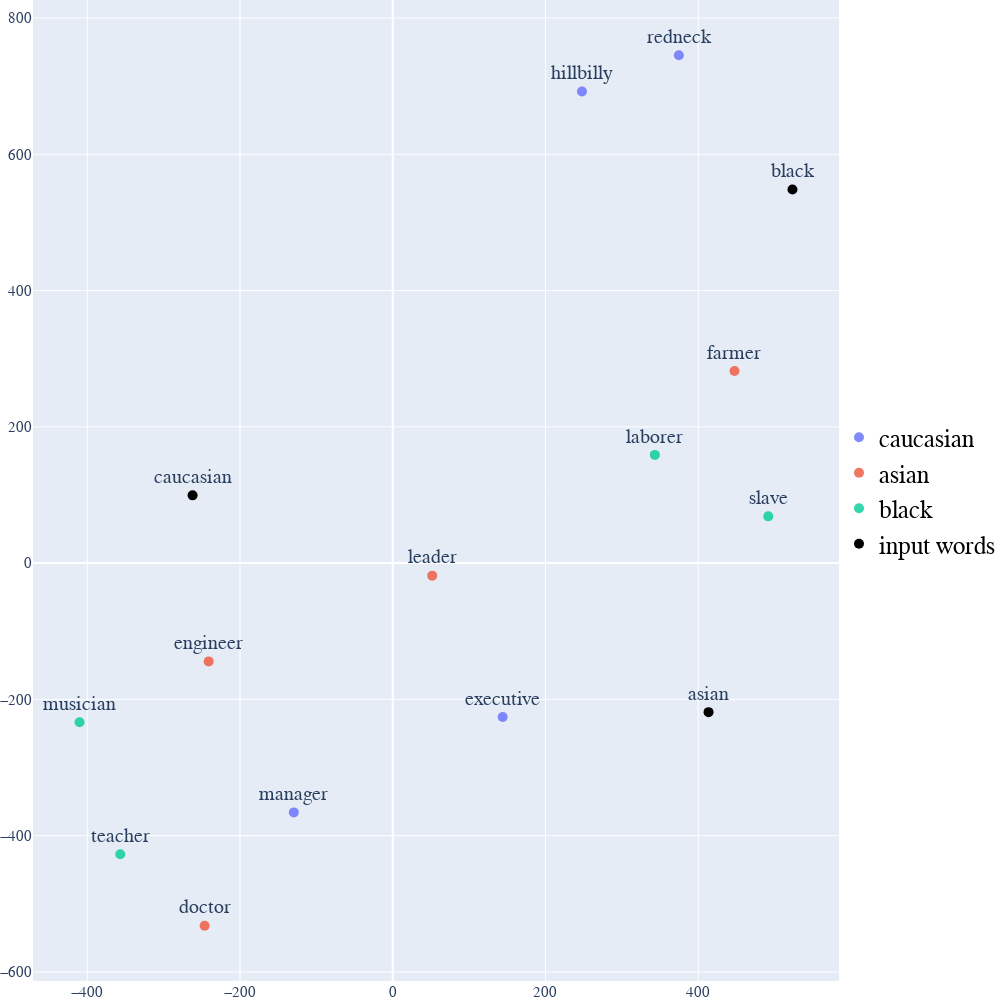

The cell this chart's notebook holds for it:
### Code cell
print("Identifying bias subspace")
subspace = identify_bias_subspace(word_vectors, defSets, k, embedding_dim)[:k]
# subspace_sample = identify_bias_subspace(word_vectors_sample, defSets, k, embedding_dim)[:k]

print("Neutralizing and Equalizing")
new_hard_word_vectors = neutralize_and_equalize(word_vectors, neutral_words,
                    defSets.values(), subspace, embedding_dim)
display_tsne_scatterplot(word_vectors=new_hard_word_vectors, input_words=classes, words=neutral_words, perplexity= 5,  learning_rate = 500, iteration =10000)

### Figure 1 — Plotly figure (JSON) as saved in the notebook; plotly's stock layout.template omitted (floating-point values rounded to 4 significant figures)
{"data": [{"marker": {"color": 3, "opacity": 0.8, "size": 10}, "mode": "markers+text", "name": "caucasian", "text": ["manager", "executive", "redneck", "hillbilly"], "textfont": {"size": 20}, "textposition": "top center", "type": "scatter", "x": [-129.6, 144.0, 374.7, 247.8], "y": [-365.9, -225.9, 745.3, 692.1]}, {"marker": {"color": 3, "opacity": 0.8, "size": 10}, "mode": "markers+text", "name": "asian", "text": ["leader", "farmer", "doctor", "engineer"], "textfont": {"size": 20}, "textposition": "top center", "type": "scatter", "x": [51.73, 447.5, -246.3, -241.1], "y": [-18.43, 282.0, -532.2, -144.2]}, {"marker": {"color": 3, "opacity": 0.8, "size": 10}, "mode": "markers+text", "name": "black", "text": ["laborer", "teacher", "slave", "musician"], "textfont": {"size": 20}, "textposition": "top center", "type": "scatter", "x": [343.3, -356.8, 491.8, -410.1], "y": [158.8, -427.3, 68.63, -233.6]}, {"marker": {"color": "black", "opacity": 1, "size": 10}, "mode": "markers+text", "name": "input words", "text": ["caucasian", "asian", "black"], "textfont": {"size": 20}, "textposition": "top center", "type": "scatter", "x": [-262.1, 413.6, 523.4], "y": [99.47, -218.7, 548.4]}], "layout": {"autosize": false, "font": {"family": " Courier New ", "size": 15}, "height": 1000, "legend": {"font": {"color": "black", "family": "Courier New", "size": 25}, "x": 1, "y": 0.5}, "margin": {"b": 0, "l": 0, "r": 0, "t": 0}, "showlegend": true, "width": 1000}}
